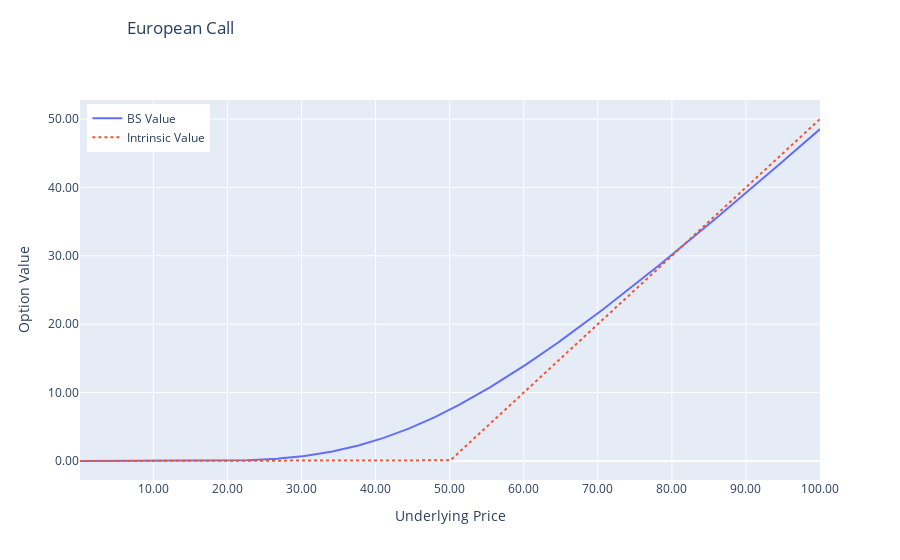

Here is the notebook cell this chart was saved with:
### Markdown cell above
# FIGURE: EUROPEAN CALL

### Code cell
import plotly.graph_objects as go

# data
S = [val for val in np.arange(0.1, 100.1, 0.1)]
bs_values = callBS(S, K, T, sigma, r, q)
intrinsic = call(S, K)

# figure
fig_call = go.Figure()
fig_call.add_trace(go.Scatter(x=S, y=bs_values, mode="lines", name="BS Value"))
fig_call.add_trace(
    go.Scatter(
        x=S,
        y=intrinsic,
        mode="lines",
        line=dict(dash="dot"),
        name="Intrinsic Value",
    )
)
fig_call.update_layout(hovermode="x unified")
fig_call.update_yaxes(title="Option Value")
fig_call.update_layout(yaxis_tickformat=",.2f", xaxis_tickformat=",.2f")
fig_call.update_xaxes(title="Underlying Price")
fig_call.update_layout(
    title={
        "text": "European Call",
        "y": 0.94,
        "x": 0.2,
        "xanchor": "center",
        "yanchor": "bottom",
    }
)
fig_call.update_layout(legend=dict(yanchor="top", y=0.99, xanchor="left", x=0.01))
fig_call.show()

### Figure 1 — Plotly figure (JSON) as saved in the notebook; plotly's stock layout.template omitted (floating-point values rounded to 4 significant figures; data arrays with more than 128 entries replaced by an {"elided": "..."} marker saying what was removed)
{"data": [{"mode": "lines", "name": "BS Value", "type": "scatter", "x": {"elided": "1000 float values"}, "y": {"elided": "1000 float values"}}, {"line": {"dash": "dot"}, "mode": "lines", "name": "Intrinsic Value", "type": "scatter", "x": {"elided": "1000 float values"}, "y": {"elided": "1000 float values"}}], "layout": {"hovermode": "x unified", "legend": {"x": 0.01, "xanchor": "left", "y": 0.99, "yanchor": "top"}, "title": {"text": "European Call", "x": 0.2, "xanchor": "center", "y": 0.94, "yanchor": "bottom"}, "xaxis": {"tickformat": ",.2f", "title": {"text": "Underlying Price"}}, "yaxis": {"tickformat": ",.2f", "title": {"text": "Option Value"}}}}
